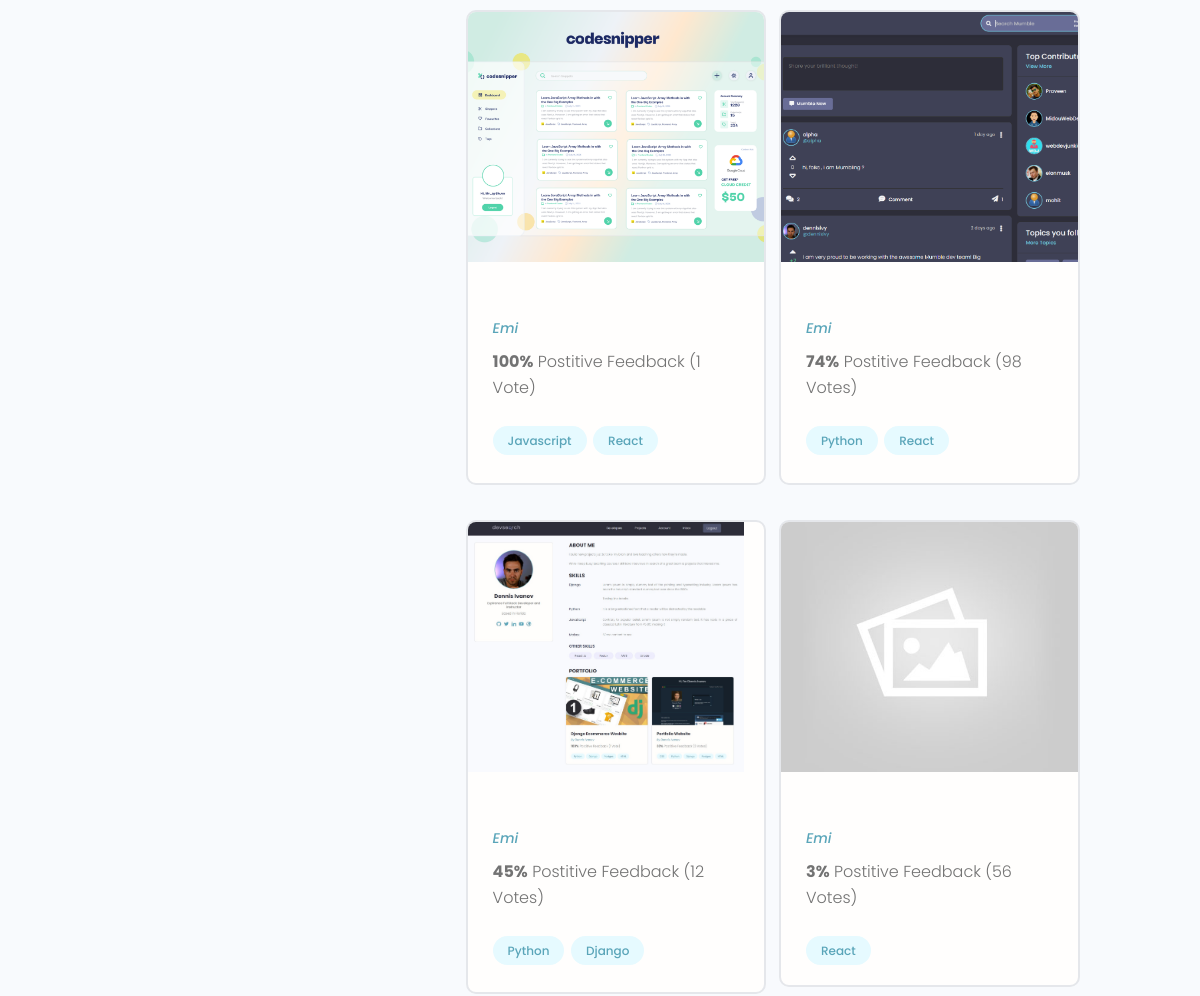
The page /profile/322cbee1-44a9-4656-b216-9968daeb3f3f/ (middle part) on the database as committed earlier.
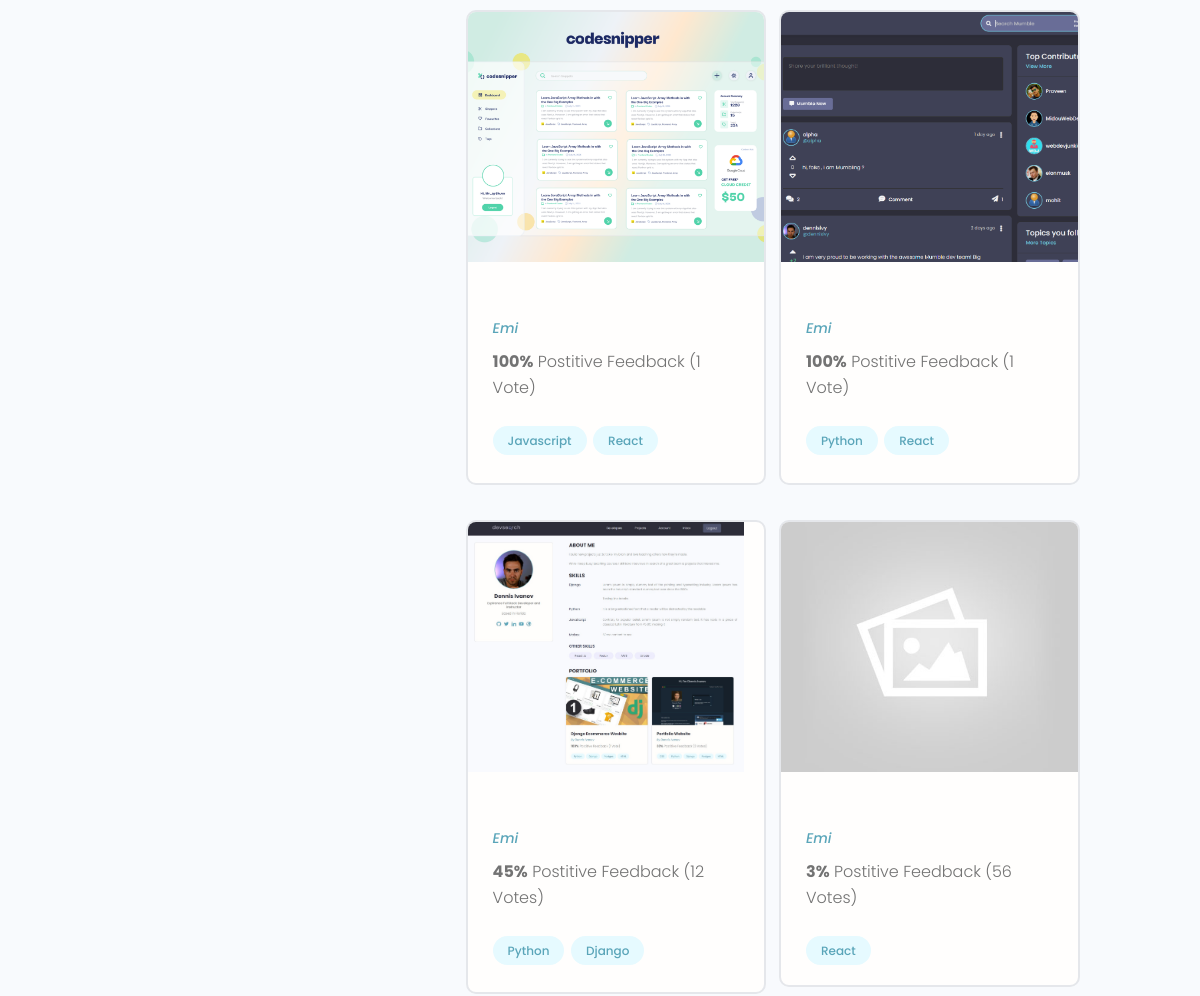
The same page on the database as committed later.
### projects/models.py (models this page shows, shortened)
class  Project(models.Model):
    owner = models.ForeignKey(Profile,null=True, blank=True,on_delete=models.SET_NULL)
    title = models.CharField(max_length=200)
    description = models.TextField(null=True, blank=True)
    featured_image =models.ImageField(null=True,blank=True,default="default.jpg")
    demo_link = models.CharField(max_length=2000, null=True,blank=True)
    source_link = models.CharField(max_length=2000, null=True,blank=True)
    tags = models.ManyToManyField('Tag', blank=True)
    vote_total = models.IntegerField(default=0,null=True,blank=True)
    vote_ratio = models.IntegerField(default=0,null=True,blank=True)
    created =  models.DateTimeField(auto_now_add=True)
    id = models.UUIDField(default=uuid.uuid4,unique=True, primary_key=True,editable=False)
    class Meta:
        ordering = ['-vote_ratio', '-vote_total','title']

### users/models.py (models this page shows, shortened)
class Profile(models.Model):
    user = models.OneToOneField(User, on_delete=models.CASCADE, null = True, blank=True)
    name = models.CharField(max_length=200,null = True, blank=True)
    location = models.CharField(max_length=200,null = True, blank=True)
    email = models.EmailField(max_length=500,null = True, blank=True)
    username = models.CharField(max_length=200,null = True, blank=True)
    short_intro =  models.CharField(max_length=200,null = True, blank=True)
    bio = models.TextField(null = True, blank=True)
    profile_image = models.ImageField(null = True, blank=True,upload_to='profiles/',default ='profiles/user-default.png')
    social_github = models.CharField(max_length=200,null = True, blank=True)
    social_twitter = models.CharField(max_length=200,null = True, blank=True)
    social_linkedin = models.CharField(max_length=200,null = True, blank=True)
    social_youtube = models.CharField(max_length=200,null = True, blank=True)
    social_website = models.CharField(max_length=200,null = True, blank=True)
    created =  models.DateTimeField(auto_now_add=True)
    id = models.UUIDField(default=uuid.uuid4,unique=True, primary_key=True,editable=False)
    class Meta:
        ordering = ['-created']

### users/views.py (the view)
# urls.py: path('profile/<str:pk>/',views.UserProfile,name='userProfile-path'),
def UserProfile(request,pk):
   profileUser = Profile.objects.get(id = pk)
   context = {'profileUser':profileUser}
   return render(request,'users/user-profile.html',context)

### users/templates/users/user-profile.html (shortened to what this page needs)
{% extends "main.html" %}
{% block content %}
   <main class="profile my-md">
    <div class="container">
      <div class="layout">
        <div class="column column--1of3">
        </div>
        <div class="column column--2of3">
          <div class="devInfo">
            <div class="grid grid--two">
              {% for project in profileUser.project_set.all %}
              <div class="column">
                <div class="card project">
                  <a href="{% url 'project-path' project.id %}" class="project">
                    <img class="project__thumbnail" src="{{ project.featured_image.url }}" alt="project thumbnail" />
                    <div class="card__body">
                      <p><a class="project__author" href="{% url 'userProfile-path' project.owner.id %}">{{project.owner.name}}</a></p>
                      <p class="project--rating">
                        <span style="font-weight: bold;">{{project.vote_ratio}}%</span> Postitive
                        Feedback ({{project.vote_total}} Vote{{project.vote_total|pluralize:"s"}})
                      </p>
                      <div class="project__tags">
                        {% for tag in project.tags.all %}
                        <span class="tag tag--pill tag--main">
                          <small>{{tag.name}}</small>
                        </span>
                        {% endfor %}
                      </div>
                    </div>
                  </a>
                </div>
              </div>
              {% endfor %}
            </div>
          </div>
        </div>
      </div>
    </div>
  </main>
{% endblock content %}

Rows that differ between the two databases and show on the page:
changed Project (number 2 of 4 on the later page): vote_ratio "74" → "100"; vote_total "98" → "1"
